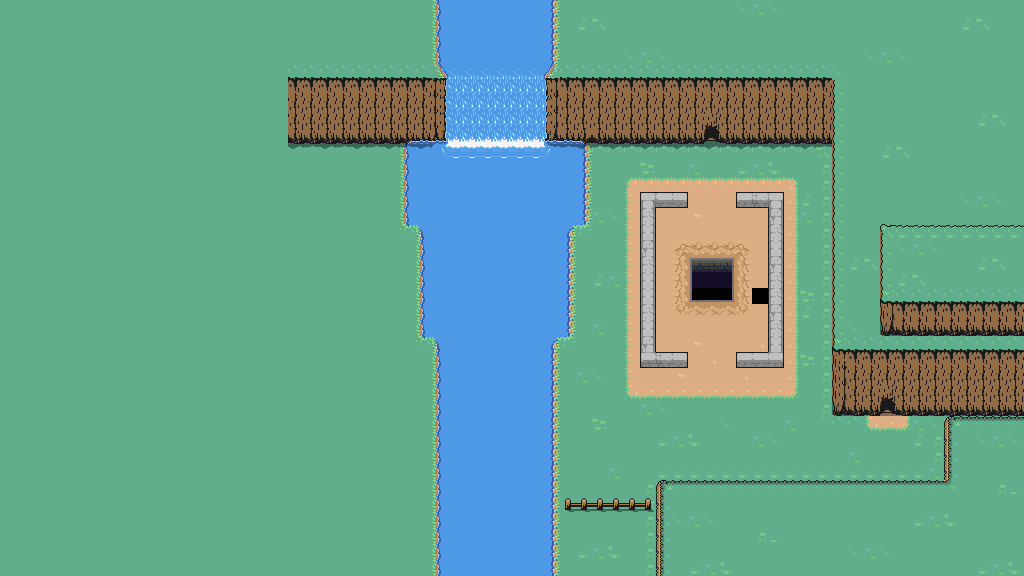

A level layout from a 2D game, rendered from its tile map. Below: a short description, then the map file with tile-grid data replaced by summaries:
An orthogonal 64x36 tile map with 16x16 px tiles, 7 tile layers (Base, Environment, Platform, Medium, ...), 4 tilesets and 76 objects (39x grass1, 8x fake, 4x pillar1, breakWallRuins, tree1, ...).

<map version="1.5" tiledversion="1.5.0" orientation="orthogonal" renderorder="right-down" width="64" height="36" tilewidth="16" tileheight="16" infinite="0" nextlayerid="19" nextobjectid="1439">
 <editorsettings>
  <export target="6_ruins.lua" format="lua" />
 </editorsettings>
 <properties>
  <property name="defaultX" type="int" value="800" />
  <property name="defaultY" type="int" value="440" />
  <property name="music" value="forest" />
  <property name="weather" value="rain" />
 </properties>
 <tileset firstgid="1" name="overworld" tilewidth="16" tileheight="16" tilecount="736" columns="23">
  <image source="_tilesets/overworld.png" width="368" height="520" />
  <tile id="176">
   <animation>
    <frame tileid="176" duration="100" />
    <frame tileid="177" duration="100" />
    <frame tileid="178" duration="100" />
   </animation>
  </tile>
  <tile id="199">
   <animation>
    <frame tileid="199" duration="100" />
    <frame tileid="200" duration="100" />
    <frame tileid="201" duration="100" />
   </animation>
  </tile>
  <tile id="222">
   <animation>
    <frame tileid="222" duration="100" />
    <frame tileid="223" duration="100" />
    <frame tileid="224" duration="100" />
   </animation>
  </tile>
  <tile id="245">
   <animation>
    <frame tileid="245" duration="200" />
    <frame tileid="268" duration="200" />
    <frame tileid="291" duration="200" />
   </animation>
  </tile>
  <tile id="246">
   <animation>
    <frame tileid="246" duration="200" />
    <frame tileid="269" duration="200" />
    <frame tileid="292" duration="200" />
   </animation>
  </tile>
  <tile id="247">
   <animation>
    <frame tileid="247" duration="200" />
    <frame tileid="270" duration="200" />
    <frame tileid="293" duration="200" />
   </animation>
  </tile>
 </tileset>
 <tileset firstgid="737" name="terrain" tilewidth="16" tileheight="16" tilecount="3200" columns="40">
  <image source="_tilesets/terrain.png" width="640" height="1280" />
 </tileset>
 <tileset firstgid="3937" name="water" tilewidth="16" tileheight="16" tilecount="1296" columns="24">
  <image source="_tilesets/water.png" width="384" height="864" />
  <tile id="0">
   <animation>
    <frame tileid="0" duration="350" />
    <frame tileid="3" duration="350" />
    <frame tileid="6" duration="350" />
    <frame tileid="9" duration="350" />
   </animation>
  </tile>
  <tile id="1">
   <animation>
    <frame tileid="1" duration="350" />
    <frame tileid="4" duration="350" />
    <frame tileid="7" duration="350" />
    <frame tileid="10" duration="350" />
   </animation>
  </tile>
  <tile id="2">
   <animation>
    <frame tileid="2" duration="350" />
    <frame tileid="5" duration="350" />
    <frame tileid="8" duration="350" />
    <frame tileid="11" duration="350" />
   </animation>
  </tile>
  <tile id="12">
   <animation>
    <frame tileid="12" duration="350" />
    <frame tileid="15" duration="350" />
    <frame tileid="18" duration="350" />
    <frame tileid="21" duration="350" />
   </animation>
  </tile>
  <tile id="13">
   <animation>
    <frame tileid="13" duration="350" />
    <frame tileid="16" duration="350" />
    <frame tileid="19" duration="350" />
    <frame tileid="22" duration="350" />
   </animation>
  </tile>
  <tile id="14">
   <animation>
    <frame tileid="14" duration="350" />
    <frame tileid="17" duration="350" />
    <frame tileid="20" duration="350" />
    <frame tileid="23" duration="350" />
   </animation>
  </tile>
  <tile id="24">
   <animation>
    <frame tileid="24" duration="350" />
    <frame tileid="27" duration="350" />
    <frame tileid="30" duration="350" />
    <frame tileid="33" duration="350" />
   </animation>
  </tile>
  <tile id="26">
   <animation>
    <frame tileid="26" duration="350" />
    <frame tileid="29" duration="350" />
    <frame tileid="32" duration="350" />
    <frame tileid="35" duration="350" />
   </animation>
  </tile>
  <tile id="37">
   <animation>
    <frame tileid="37" duration="350" />
    <frame tileid="40" duration="350" />
    <frame tileid="43" duration="350" />
    <frame tileid="46" duration="350" />
   </animation>
  </tile>
  <tile id="38">
   <animation>
    <frame tileid="38" duration="350" />
    <frame tileid="41" duration="350" />
    <frame tileid="44" duration="350" />
    <frame tileid="47" duration="350" />
   </animation>
  </tile>
  <tile id="48">
   <animation>
    <frame tileid="48" duration="350" />
    <frame tileid="51" duration="350" />
    <frame tileid="54" duration="350" />
    <frame tileid="57" duration="350" />
   </animation>
  </tile>
  <tile id="49">
   <animation>
    <frame tileid="49" duration="350" />
    <frame tileid="52" duration="350" />
    <frame tileid="55" duration="350" />
    <frame tileid="58" duration="350" />
   </animation>
  </tile>
  <tile id="50">
   <animation>
    <frame tileid="50" duration="350" />
    <frame tileid="53" duration="350" />
    <frame tileid="56" duration="350" />
    <frame tileid="59" duration="350" />
   </animation>
  </tile>
  <tile id="61">
   <animation>
    <frame tileid="61" duration="350" />
    <frame tileid="64" duration="350" />
    <frame tileid="67" duration="350" />
    <frame tileid="70" duration="350" />
   </animation>
  </tile>
  <tile id="62">
   <animation>
    <frame tileid="62" duration="350" />
    <frame tileid="65" duration="350" />
    <frame tileid="68" duration="350" />
    <frame tileid="71" duration="350" />
   </animation>
  </tile>
  <tile id="72">
   <animation>
    <frame tileid="72" duration="350" />
    <frame tileid="74" duration="350" />
    <frame tileid="76" duration="350" />
    <frame tileid="78" duration="350" />
   </animation>
  </tile>
  <tile id="73">
   <animation>
    <frame tileid="73" duration="350" />
    <frame tileid="75" duration="350" />
    <frame tileid="77" duration="350" />
    <frame tileid="79" duration="350" />
   </animation>
  </tile>
  <tile id="85">
   <animation>
    <frame tileid="85" duration="350" />
    <frame tileid="88" duration="350" />
    <frame tileid="91" duration="350" />
    <frame tileid="94" duration="350" />
   </animation>
  </tile>
  <tile id="86">
   <animation>
    <frame tileid="86" duration="350" />
    <frame tileid="89" duration="350" />
    <frame tileid="92" duration="350" />
    <frame tileid="95" duration="350" />
   </animation>
  </tile>
  <tile id="96">
   <animation>
    <frame tileid="96" duration="350" />
    <frame tileid="98" duration="350" />
    <frame tileid="100" duration="350" />
    <frame tileid="102" duration="350" />
   </animation>
  </tile>
  <tile id="97">
   <animation>
    <frame tileid="97" duration="350" />
    <frame tileid="99" duration="350" />
    <frame tileid="101" duration="350" />
    <frame tileid="103" duration="350" />
   </animation>
  </tile>
  <tile id="144">
   <animation>
    <frame tileid="144" duration="350" />
    <frame tileid="147" duration="350" />
    <frame tileid="150" duration="350" />
    <frame tileid="153" duration="350" />
   </animation>
  </tile>
  <tile id="146">
   <animation>
    <frame tileid="146" duration="350" />
    <frame tileid="149" duration="350" />
    <frame tileid="152" duration="350" />
    <frame tileid="155" duration="350" />
   </animation>
  </tile>
  <tile id="156">
   <animation>
    <frame tileid="156" duration="350" />
    <frame tileid="159" duration="350" />
    <frame tileid="162" duration="350" />
    <frame tileid="165" duration="350" />
   </animation>
  </tile>
  <tile id="158">
   <animation>
    <frame tileid="158" duration="350" />
    <frame tileid="161" duration="350" />
    <frame tileid="164" duration="350" />
    <frame tileid="167" duration="350" />
   </animation>
  </tile>
  <tile id="168">
   <animation>
    <frame tileid="168" duration="350" />
    <frame tileid="171" duration="350" />
    <frame tileid="174" duration="350" />
    <frame tileid="177" duration="350" />
   </animation>
  </tile>
  <tile id="170">
   <animation>
    <frame tileid="170" duration="350" />
    <frame tileid="173" duration="350" />
    <frame tileid="176" duration="350" />
    <frame tileid="179" duration="350" />
   </animation>
  </tile>
  <tile id="180">
   <animation>
    <frame tileid="180" duration="350" />
    <frame tileid="183" duration="350" />
    <frame tileid="186" duration="350" />
    <frame tileid="189" duration="350" />
   </animation>
  </tile>
  <tile id="182">
   <animation>
    <frame tileid="182" duration="350" />
    <frame tileid="185" duration="350" />
    <frame tileid="188" duration="350" />
    <frame tileid="191" duration="350" />
   </animation>
  </tile>
  <tile id="192">
   <animation>
    <frame tileid="192" duration="350" />
    <frame tileid="195" duration="350" />
    <frame tileid="198" duration="350" />
    <frame tileid="201" duration="350" />
   </animation>
  </tile>
  <tile id="193">
   <animation>
    <frame tileid="193" duration="350" />
    <frame tileid="196" duration="350" />
    <frame tileid="199" duration="350" />
    <frame tileid="202" duration="350" />
   </animation>
  </tile>
  <tile id="194">
   <animation>
    <frame tileid="194" duration="350" />
    <frame tileid="197" duration="350" />
    <frame tileid="200" duration="350" />
    <frame tileid="203" duration="350" />
   </animation>
  </tile>
  <tile id="204">
   <animation>
    <frame tileid="204" duration="350" />
    <frame tileid="207" duration="350" />
    <frame tileid="210" duration="350" />
    <frame tileid="213" duration="350" />
   </animation>
  </tile>
  <tile id="205">
   <animation>
    <frame tileid="205" duration="350" />
    <frame tileid="208" duration="350" />
    <frame tileid="211" duration="350" />
    <frame tileid="214" duration="350" />
   </animation>
  </tile>
  <tile id="206">
   <animation>
    <frame tileid="206" duration="350" />
    <frame tileid="209" duration="350" />
    <frame tileid="212" duration="350" />
    <frame tileid="215" duration="350" />
   </animation>
  </tile>
  <tile id="216">
   <animation>
    <frame tileid="216" duration="350" />
    <frame tileid="218" duration="350" />
    <frame tileid="220" duration="350" />
    <frame tileid="222" duration="350" />
   </animation>
  </tile>
  <tile id="217">
   <animation>
    <frame tileid="217" duration="350" />
    <frame tileid="219" duration="350" />
    <frame tileid="221" duration="350" />
    <frame tileid="223" duration="350" />
   </animation>
  </tile>
  <tile id="228">
   <animation>
    <frame tileid="228" duration="350" />
    <frame tileid="230" duration="350" />
    <frame tileid="232" duration="350" />
    <frame tileid="234" duration="350" />
   </animation>
  </tile>
  <tile id="229">
   <animation>
    <frame tileid="229" duration="350" />
    <frame tileid="231" duration="350" />
    <frame tileid="233" duration="350" />
    <frame tileid="235" duration="350" />
   </animation>
  </tile>
  <tile id="240">
   <animation>
    <frame tileid="240" duration="350" />
    <frame tileid="242" duration="350" />
    <frame tileid="244" duration="350" />
    <frame tileid="246" duration="350" />
   </animation>
  </tile>
  <tile id="241">
   <animation>
    <frame tileid="241" duration="350" />
    <frame tileid="243" duration="350" />
    <frame tileid="245" duration="350" />
    <frame tileid="247" duration="350" />
   </animation>
  </tile>
  <tile id="252">
   <animation>
    <frame tileid="252" duration="350" />
    <frame tileid="254" duration="350" />
    <frame tileid="256" duration="350" />
    <frame tileid="258" duration="350" />
   </animation>
  </tile>
  <tile id="253">
   <animation>
    <frame tileid="253" duration="350" />
    <frame tileid="255" duration="350" />
    <frame tileid="257" duration="350" />
    <frame tileid="259" duration="350" />
   </animation>
  </tile>
  <tile id="876">
   <animation>
    <frame tileid="876" duration="300" />
    <frame tileid="877" duration="300" />
    <frame tileid="878" duration="300" />
    <frame tileid="879" duration="300" />
   </animation>
  </tile>
 </tileset>
 <tileset firstgid="5233" name="dungeon" tilewidth="16" tileheight="16" tilecount="480" columns="20">
  <image source="_tilesets/dungeon.png" width="320" height="384" />
 </tileset>
 <layer id="1" name="Base" width="64" height="36">
  <data>[2304 cells, 2299 non-empty, 35 distinct tile ids]</data>
 </layer>
 <layer id="15" name="Environment" width="64" height="36">
  <data>[2304 cells, 416 non-empty, 62 distinct tile ids]</data>
 </layer>
 <layer id="16" name="Platform" width="64" height="36">
  <data>[2304 cells, 35 non-empty, 5 distinct tile ids]</data>
 </layer>
 <layer id="18" name="Medium" width="64" height="36">
  <data>[2304 cells, 9 non-empty, 5 distinct tile ids]</data>
 </layer>
 <layer id="2" name="Objects" width="64" height="36">
  <data>[2304 cells, 28 non-empty, 4 distinct tile ids]</data>
 </layer>
 <layer id="11" name="Objects2" width="64" height="36">
  <data>[2304 cells, 0 non-empty, 0 distinct tile ids]</data>
 </layer>
 <layer id="4" name="Test" width="64" height="36">
  <data>[2304 cells, 0 non-empty, 0 distinct tile ids]</data>
 </layer>
 <objectgroup id="3" name="Walls">
  <object id="1350" x="640" y="192" width="16" height="176" />
  <object id="1351" x="656" y="192" width="32" height="16" />
  <object id="1352" x="768" y="192" width="16" height="176" />
  <object id="1353" x="656" y="352" width="32" height="16" />
  <object id="1354" x="736" y="352" width="32" height="16" />
  <object id="1359" x="736" y="192" width="32" height="16" />
  <object id="1360" name="breakWallRuins" x="704" y="128" width="16" height="16" />
  <object id="1420" x="544" y="76" width="160" height="68" />
  <object id="1421" x="720" y="76" width="112" height="68" />
  <object id="1422" x="704" y="76" width="16" height="36" />
  <object id="1423" x="832" y="76" width="48" height="340" />
  <object id="1424" x="896" y="352" width="128" height="64" />
  <object id="1425" x="880" y="352" width="16" height="32" />
  <object id="1426" x="656" y="480" width="288" height="96" />
  <object id="1427" x="944" y="416" width="80" height="160" />
  <object id="1434" x="556" y="496" width="100" height="16" />
  <object id="1435" x="440" y="576" width="248" height="32" />
 </objectgroup>
 <objectgroup id="5" name="Loot" />
 <objectgroup id="12" name="Plants">
  <object id="1361" name="grass1" x="880" y="460">
   <point />
  </object>
  <object id="1362" name="grass1" x="836" y="444">
   <point />
  </object>
  <object id="1363" name="grass1" x="812" y="476">
   <point />
  </object>
  <object id="1365" name="grass1" x="752" y="424">
   <point />
  </object>
  <object id="1366" name="grass1" x="648" y="464">
   <point />
  </object>
  <object id="1368" name="grass1" x="580" y="456">
   <point />
  </object>
  <object id="1369" name="grass1" x="628" y="524">
   <point />
  </object>
  <object id="1370" name="grass1" x="572" y="544">
   <point />
  </object>
  <object id="1371" name="grass1" x="608" y="308">
   <point />
  </object>
  <object id="1372" name="grass1" x="584" y="360">
   <point />
  </object>
  <object id="1373" name="grass1" x="588" y="260">
   <point />
  </object>
  <object id="1374" name="grass1" x="612" y="240">
   <point />
  </object>
  <object id="1375" name="grass1" x="608" y="188">
   <point />
  </object>
  <object id="1376" name="grass1" x="672" y="164">
   <point />
  </object>
  <object id="1378" name="grass1" x="812" y="268">
   <point />
  </object>
  <object id="1379" name="grass1" x="808" y="340">
   <point />
  </object>
  <object id="1380" name="grass1" x="812" y="388">
   <point />
  </object>
  <object id="1385" name="grass1" x="796" y="164">
   <point />
  </object>
  <object id="1387" name="grass1" x="868" y="316">
   <point />
  </object>
  <object id="1390" name="grass1" x="916" y="192">
   <point />
  </object>
  <object id="1391" name="grass1" x="968" y="108">
   <point />
  </object>
  <object id="1392" name="grass1" x="912" y="104">
   <point />
  </object>
  <object id="1393" name="grass1" x="952" y="140">
   <point />
  </object>
  <object id="1394" name="grass1" x="1000" y="180">
   <point />
  </object>
  <object id="1395" name="grass1" x="948" y="60">
   <point />
  </object>
  <object id="1396" name="grass1" x="832" y="24">
   <point />
  </object>
  <object id="1397" name="grass1" x="856" y="88">
   <point />
  </object>
  <object id="1398" name="grass1" x="864" y="160">
   <point />
  </object>
  <object id="1399" name="grass1" x="756" y="56">
   <point />
  </object>
  <object id="1400" name="grass1" x="688" y="20">
   <point />
  </object>
  <object id="1401" name="grass1" x="576" y="52">
   <point />
  </object>
  <object id="1404" name="grass1" x="860" y="244">
   <point />
  </object>
  <object id="1409" name="grass1" x="744" y="524">
   <point />
  </object>
  <object id="1411" name="grass1" x="800" y="564">
   <point />
  </object>
  <object id="1412" name="grass1" x="860" y="524">
   <point />
  </object>
  <object id="1413" name="grass1" x="932" y="556">
   <point />
  </object>
  <object id="1414" name="grass1" x="992" y="544">
   <point />
  </object>
  <object id="1415" name="grass1" x="1004" y="468">
   <point />
  </object>
  <object id="1436" name="grass1" x="724" y="456">
   <point />
  </object>
 </objectgroup>
 <objectgroup id="9" name="Trees">
  <object id="1348" name="pillar1" x="664" y="220" width="16" height="16" />
  <object id="1349" name="pillar1" x="744" y="220" width="16" height="16" />
  <object id="1356" name="pillar1" x="664" y="324" width="16" height="16" />
  <object id="1357" name="pillar1" x="744" y="324" width="16" height="16" />
  <object id="1381" name="tree1" x="904" y="464" width="16" height="16">
   <properties>
    <property name="music" value="town" />
   </properties>
  </object>
  <object id="1403" name="tree1" type="fake" x="860" y="192" width="16" height="16">
   <properties>
    <property name="music" value="town" />
   </properties>
  </object>
  <object id="1406" name="tree1" type="fake" x="688" y="44" width="16" height="16">
   <properties>
    <property name="music" value="town" />
   </properties>
  </object>
  <object id="1407" name="tree1" type="fake" x="820" y="36" width="16" height="16">
   <properties>
    <property name="music" value="town" />
   </properties>
  </object>
  <object id="1408" name="tree1" type="fake" x="876" y="100" width="16" height="16">
   <properties>
    <property name="music" value="town" />
   </properties>
  </object>
  <object id="1417" name="tree1" type="fake" x="808" y="512" width="16" height="16">
   <properties>
    <property name="music" value="town" />
   </properties>
  </object>
  <object id="1418" name="tree1" type="fake" x="692" y="536" width="16" height="16">
   <properties>
    <property name="music" value="town" />
   </properties>
  </object>
  <object id="1419" name="tree1" type="fake" x="972" y="460" width="16" height="16">
   <properties>
    <property name="music" value="town" />
   </properties>
  </object>
  <object id="1433" name="tree1" type="fake" x="944" y="264" width="16" height="16">
   <properties>
    <property name="music" value="town" />
   </properties>
  </object>
 </objectgroup>
 <objectgroup id="8" name="Chests" />
 <objectgroup id="6" name="Enemies" />
 <objectgroup id="14" name="NPC" />
 <objectgroup id="13" name="Portals" />
 <objectgroup id="17" name="Structures">
  <object id="1437" name="elevatorSky" x="712" y="280">
   <point />
  </object>
 </objectgroup>
 <objectgroup id="10" name="Water">
  <object id="1429" x="440" y="336" width="112" height="240" />
  <object id="1430" x="424" y="224" width="144" height="112" />
  <object id="1431" x="408" y="144" width="176" height="80" />
  <object id="1432" x="448" y="112" width="96" height="32" />
 </objectgroup>
 <objectgroup id="7" name="Transitions">
  <!-- 2 objects omitted --></objectgroup>
</map>
<!-- 2 of 76 objects omitted -->
